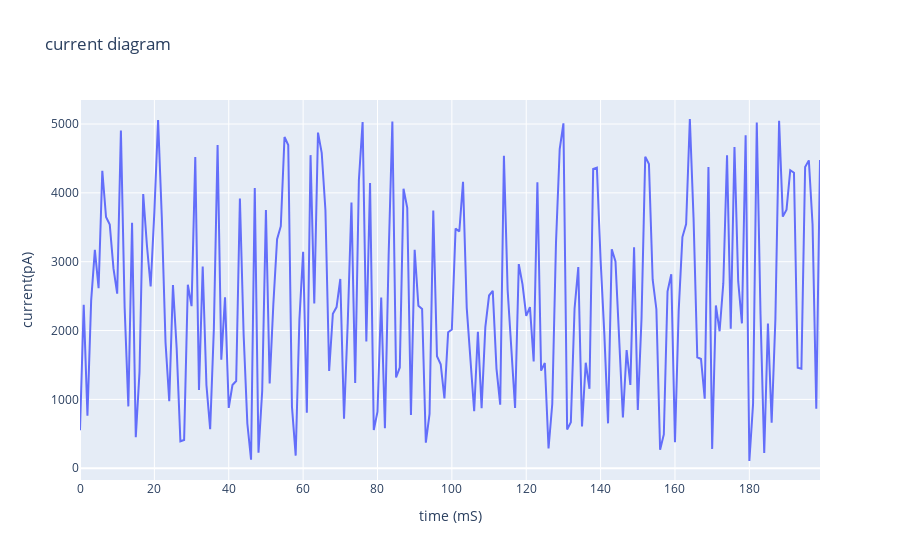

Write notebook code for a chart like this one.
### Code cell
R = 0.01 
# tau (mS)
tau = 8
# u_rest (mV)
u_rest = -65
# threshold (mV)
threshold = -50
for datas,index in zip(data,range(len(data))):
    run(datas,R,tau,u_rest,threshold,index)

### Figure 1 — Plotly figure (JSON) as saved in the notebook; plotly's stock layout.template omitted (floating-point values rounded to 4 significant figures; data arrays with more than 128 entries replaced by an {"elided": "..."} marker saying what was removed)
{"data": [{"hovertemplate": "x=%{x}<br>y=%{y}<extra></extra>", "legendgroup": "", "line": {"color": "#636efa", "dash": "solid"}, "marker": {"symbol": "circle"}, "mode": "lines", "name": "", "orientation": "v", "showlegend": false, "type": "scatter", "x": {"elided": "200 int values"}, "xaxis": "x", "y": {"elided": "200 int values"}, "yaxis": "y"}], "layout": {"legend": {"tracegroupgap": 0}, "title": {"text": "current diagram"}, "xaxis": {"anchor": "y", "domain": [0, 1], "title": {"text": "time (mS)"}}, "yaxis": {"anchor": "x", "domain": [0, 1], "title": {"text": "current(pA)"}}}}
